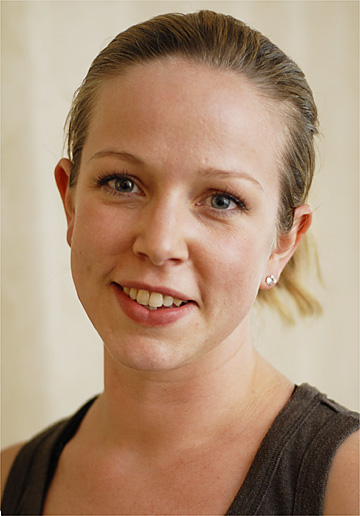
#> input picture Data/P01.jpg, 360 x 516 px; its folder holds only this picture in this run
$ jupyter execute --allow-errors TP3_solution_rapport.ipynb
#> lines starting #> are read from the running program, lines starting #| are printed output that depends on the picture
<h1> TP3 - Performance d'un classifieur</h1>

<h2> Introduction </h2>

La détection de peau dans les images est une étape importante pour pas mal d'applications en vision par ordinateur, notamment pour la détection de visages. Dans ce TP, on s'intéresse à la classification de pixels selon leur teinte (peau ou non-peau) en utilisant les composantes de chrominance Cb et Cr de l'espace colorimétrique YCbCr.
L'objectif est de comparer deux approches de modélisation probabiliste : une première avec des dimensions décorrélées (hypothèse d'indépendance entre Cb et Cr) et une seconde prenant en compte la corrélation complète entre ces composantes. On travaille sur la base d'images Pratheepan Dataset qui contient des images annotées manuellement.

Le TP se déroule en quatre parties : d'abord le chargement et la visualisation des données, ensuite la modélisation avec une loi normale 2D décorrélée, puis avec une loi normale 2D complète, et enfin un test sur une nouvelle image.

<h2> Ajout du code fourni et import des librairies nécessaires </h2>

[cell 1]
import numpy as np
import matplotlib.pyplot as plt
import os
from sklearn.model_selection import train_test_split
from scipy.stats import multivariate_normal, norm
from PIL import Image

DATA_PATH = 'Data/'

image_ext = ['.jpg']
images =  [os.path.join(DATA_PATH, f) for f in os.listdir(DATA_PATH) if f.endswith(".jpg")]

X_train=np.empty((0, 2))
y_train=[]
for name in images[0:-4]:
    I= Image.open(name)
    I = I.convert('YCbCr')
    I = np.array(I)
    I=np.reshape(I[:,:,1:3],[I.shape[0]*I.shape[1],2])
    X_train = np.concatenate((X_train, I), axis=0)
    fichier_png= os.path.splitext(name)[0] + ".png"
    GT = Image.open(fichier_png)
    GT = np.array(GT)
    GT=np.reshape(GT[:,:,1]/255,[GT.shape[0]*GT.shape[1]])
    y_train = np.concatenate((y_train, GT), axis=0)


X_test=np.empty((0, 2))
y_test=[]
for name in images[-4:]:
    I= Image.open(name)
#> I is the input picture: PIL image 360x516 RGB; mean R, G, B 172.9, 143.6, 118.5
    I = I.convert('YCbCr')
#> I: PIL image 360x516 YCbCr; mean of channels 0, 1, 2 149, 110.1, 144.2
    I = np.array(I)
    I=np.reshape(I[:,:,1:3],[I.shape[0]*I.shape[1],2])
#> I = 185760 pairs, first value 81 to 134, second value 121 to 199
    X_test = np.concatenate((X_test, I), axis=0)
#> X_test has the same summary as I
    fichier_png= os.path.splitext(name)[0] + ".png"
    GT = Image.open(fichier_png)
    GT = np.array(GT)
    GT=np.reshape(GT[:,:,1]/255,[GT.shape[0]*GT.shape[1]])
    y_test = np.concatenate((y_test, GT), axis=0)

X_train = X_train.astype('float64')
X_test = X_test.astype('float64')

#> (the rest of this cell did not finish here and is left out)

<h2> I. Chargement et visualisation des données </h2>

[cell 2]
# Séparation pixels peau / non peau
Peau_Train = X_train[np.where(y_train==1),:]
Peau_Train = np.reshape(Peau_Train, (Peau_Train.shape[1], Peau_Train.shape[2]))

Nonpeau_Train = X_train[np.where(y_train==0),:]
Nonpeau_Train = np.reshape(Nonpeau_Train, (Nonpeau_Train.shape[1], Nonpeau_Train.shape[2]))


# Visualisation
plt.figure(figsize=(10, 6))
plt.plot(Nonpeau_Train[:,0], Nonpeau_Train[:,1], '.b', label='Non peau', alpha=0.3)
plt.plot(Peau_Train[:,0], Peau_Train[:,1], '.r', label='Peau', alpha=0.5)
plt.xlabel('Cb')
plt.ylabel('Cr')
plt.title('Distribution des pixels dans l\'espace Cb-Cr')
plt.legend()
plt.grid(True)
plt.show()
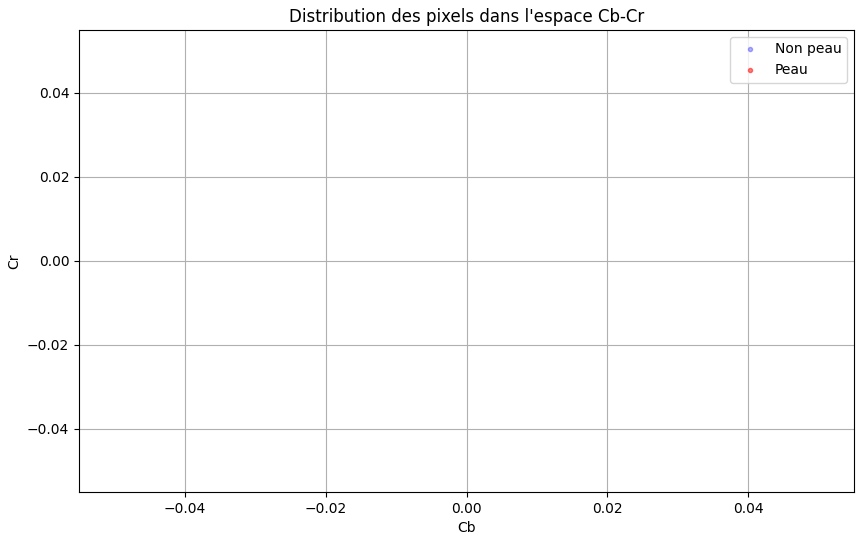
#> figure drawn by matplotlib, 1 panel

<h3>Questions</h3>

Réponses aux questions I.

[cell 3]
print(f"\nTaille base d'apprentissage : {X_train.shape}")
print(f"Taille base de test : {X_test.shape}")
#| Taille base de test : (185760, 2)
print(f"Dimension des données : {X_train.shape[1]}")
print(f"Nombre de classes : 2 (peau / non peau)")
print(f"Exemples classe 'peau' (train) : {Peau_Train.shape[0]}")
print(f"Exemples classe 'non peau' (train) : {Nonpeau_Train.shape[0]}")

Pour la base d'apprentissage, 4636 est le nombre de pixels dans la base d'apprentissage et pour la base de test, 669 est le nombre de pixels dans la base de test.

Afin d'avoir des temps de calcul raisonnables, on conservera pour la suite 1 pixel sur 1000 pour les bases d'apprentissage et de test. Pour reproductibilité lors de la correction, la variable random_state correspondra aux trois derniers chiffres de mon numéro d'étudiant.

<h2>II. Modélisation de la vraissemblance des observations par une loi normale 2D avec des dimensions décorrélées</h2>

Comme il est difficile de modéliser tout ce qui n'est pas teinte chaire, on décide de travailler avec une seule classe, la teinte chaire, dont on estime la vraissemblance des observations p(x/chair).

<h3> a. Estimation de la vraissemblance des observatiosn des pixels de teinte chaire </h3>

<h3> Réponses aux questions </h3>

- Les variables sont indicées par Cb et Cr parce que Cb et Cr sont les composantes de chrominance dans l'espace YCbCr.

- Les dimensions de mCb, mCr, σCb, σCr sont:

[cell 4]
mcb = np.mean(Peau_Train[:,0])
mcr = np.mean(Peau_Train[:,1])
scb = np.std(Peau_Train[:,0])
scr = np.std(Peau_Train[:,1])

print(f"mCb = {mcb:.2f}")
print(f"mCr = {mcr:.2f}")
print(f"σCb = {scb:.2f}")
print(f"σCr = {scr:.2f}")

<p>On va estimer la vraissemblance des observations p(x/chair) sur les bases d'apprentissage et de test qu'on va stocker dans p_train et p_test</p>

[cell 5]
p1 = norm(mcb, scb)
p2 = norm(mcr, scr)
p_train = p1.pdf(X_train[:,0]) * p2.pdf(X_train[:,1])
p_test = p1.pdf(X_test[:,0]) * p2.pdf(X_test[:,1])

<h3>Réponses aux questiosn </h3>

[cell 6]
print(f"\nDimension de p(x/chair) pour un pixel : scalaire")
print(f"Dimension de p_train : {p_train.shape}")
print(f"Hypothèse : Les dimensions Cb et Cr sont indépendantes")

<h3>b. Mise en place du classifieur</h3>

Pour réaliser la classification, on va seuiller la vraissemblance des observatiosn p(x/chair) de la base de test.

N'ayant aucune idée du seuil à utiliser, on met le classifieur au point sur la base d'apprentissage. En utilisant comme seuil la valeur moyenne de p_train, estimons sur la base d'apprentissage:

- TP: le nombre de vrai positif
- TN: le nombre de vrai négatif
- FP: le nombre de faux positif
- FN: le nombre de faux négatif

[cell 7]
seuil_initial = np.mean(p_train)

y_pred_train = (p_train >= seuil_initial).astype(int)

TP = np.sum((y_pred_train == 1) & (y_train == 1))
TN = np.sum((y_pred_train == 0) & (y_train == 0))
FP = np.sum((y_pred_train == 1) & (y_train == 0))
FN = np.sum((y_pred_train == 0) & (y_train == 1))


print(f"\nAvec seuil = {seuil_initial:.6f}")
print(f"TP (vrai positif) = {TP}")
print(f"TN (vrai négatif) = {TN}")
print(f"FP (faux positif) = {FP}")
print(f"FN (faux négatif) = {FN}")

Maintenant, estimons la sensibilité et la spécificité.

[cell 8]
sensibilite = TP / (TP + FN)
specificite = TN / (TN + FP)

print(f"Sensibilité = {sensibilite:.3f}")
print(f"Spécificité = {specificite:.3f}")

Déterminons le taux de bonne reconnaissance avec ce seuil

[cell 9]
taux_recon = (TP + TN) / (TP + TN + FP + FN)
print(f"Taux de bonne reconnaissance = {taux_recon:.3f}")

<h3>Réponses aux questions</h3>

- TP: pixels peau correctement classés comme peau
- TN: pixels non-peau correctement classés comme non-peau
- FP: pixels non-peau incorrectement classés comme peau
- FN: pixels peau incorrectement classés comme non-peau
- Sensibilité = TP/(TP+FN), Spécificité = TN/(TN+FP)
- Taux = (TP+TN)/(TP+TN+FP+FN)
- Seuil choisi car c'est une première estimation raisonnable

<h3> c. Courbe ROC </h3>

Plutôt que de choisir un seuil arbitraire, on choisit 20 valeurs de seuils régulièrement réparties entre min(p_train) et max(p_train). Pour chaque valeur de seuil, on va estimer la précision et le rappel et tracer la courbe ROC.

[cell 10]
NB = 20
#> (the rest of this cell did not finish here and is left out)

<h3>Réponses aux questions</h3>

#> (a cell that did not finish here is left out)

<h3>d. Classification dex pixels de test</h3>

Avec ce seuil, déterminons le taux de bonne classification des pixels de test.

#> (a cell that did not finish here is left out)

<h2>III. Modélisation de la vraissemblance des observations par une loi normale 2D</h2>

Reprenons la partie II. en utilisant une loi normale 2D.

[cell 13]
#

#> (a cell that did not finish here is left out)

La loi normale 2D complète donne de meilleurs résultats
car elle prend en compte la corrélation entre Cb et Cr

<h3>Réponses aux questiosn</h3>

La méthode qui amène aux meilleurs résultats est celle avec la loi normale 2D

<h2>IV. Test sur une nouvelle image</h3>

Réalisons la détection des pixels de teinte chaire sur l'image "image.jpg".

[cell 15]
# Chargement de l'image
img = Image.open('image.jpg')
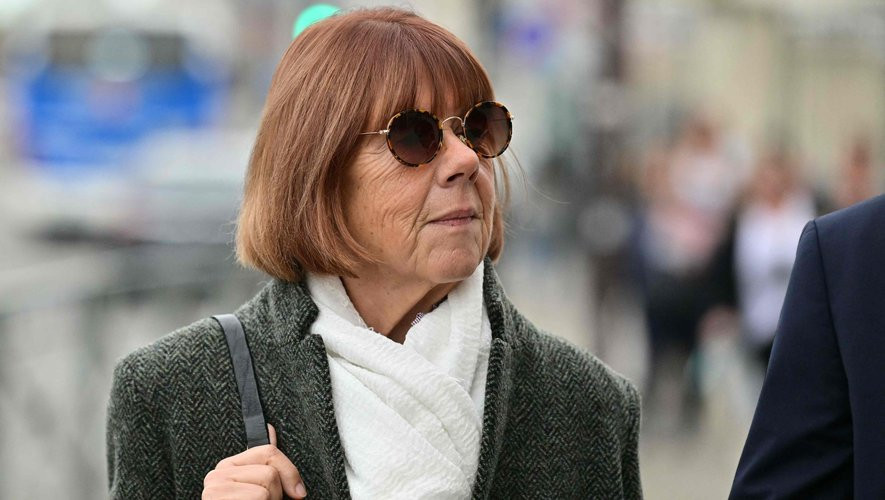
#> input picture image.jpg, 885 x 500 px
#> img is the input picture: PIL image 885x500 RGB; mean R, G, B 128.5, 123.7, 120.7
img_ycbcr = img.convert('YCbCr')
#> img_ycbcr: PIL image 885x500 YCbCr; mean of channels 0, 1, 2 124.3, 125.4, 130.3
img_array = np.array(img_ycbcr)

# Extraction des composantes Cb et Cr
h, w = img_array.shape[0], img_array.shape[1]
#> h = 500; w = 885
X_image = img_array[:,:,1:3].reshape(h*w, 2).astype('float64')
#> X_image = 442500 pairs, first value 91 to 191, second value 60 to 170

print(f"Taille image : {h} x {w}")
#| Taille image : 500 x 885
print(f"Statistiques Cb image : min={X_image[:,0].min():.1f}, max={X_image[:,0].max():.1f}, mean={X_image[:,0].mean():.1f}")
#| Statistiques Cb image : min=91.0, max=191.0, mean=125.4
print(f"Statistiques Cr image : min={X_image[:,1].min():.1f}, max={X_image[:,1].max():.1f}, mean={X_image[:,1].mean():.1f}")
#| Statistiques Cr image : min=60.0, max=170.0, mean=130.3

# Classification avec la loi normale 2D complète
#> (the rest of this cell did not finish here and is left out)
